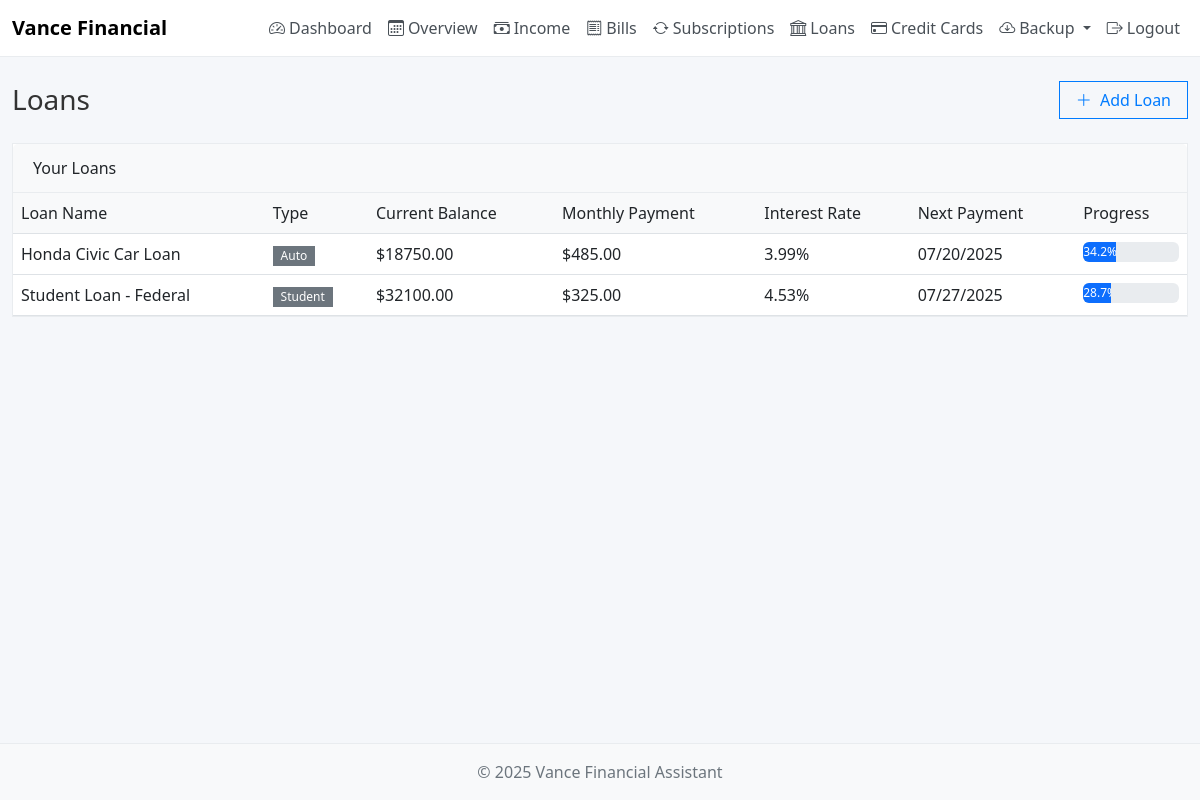
Page /loans (signed in) on the earlier database version.
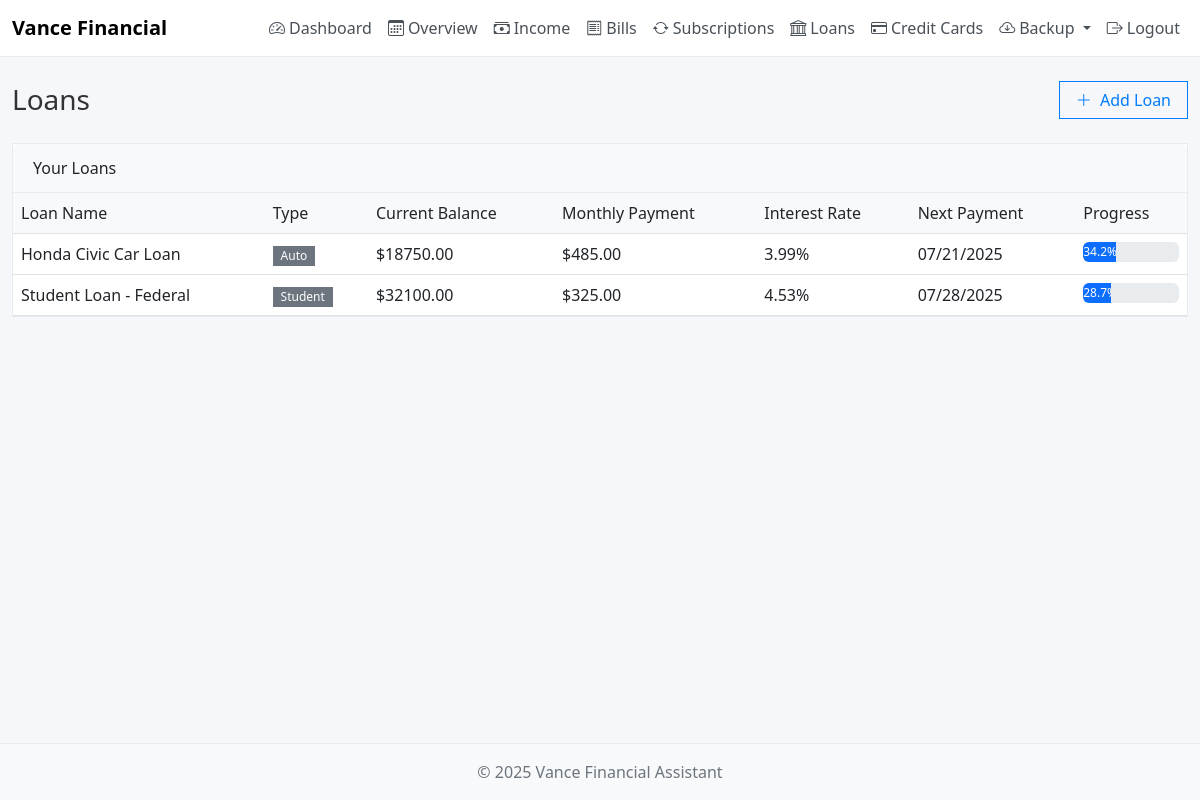
Same page on the later database version.
### Vance_Financial_Assistant.py (models this page shows)
class Loan(db.Model):
    id = db.Column(db.Integer, primary_key=True)
    name = db.Column(db.String(100), nullable=False)
    loan_type = db.Column(db.String(50), nullable=False)  # Personal, Auto, Mortgage, Student
    principal_amount = db.Column(db.Float, nullable=False)
    current_balance = db.Column(db.Float, nullable=False)
    monthly_payment = db.Column(db.Float, nullable=False)
    interest_rate = db.Column(db.Float)
    next_payment_date = db.Column(db.Date, nullable=False)
    term_months = db.Column(db.Integer)  # Loan term in months
    is_paid_off = db.Column(db.Boolean, default=False)
    user_id = db.Column(db.Integer, db.ForeignKey('user.id'), nullable=False)

### Vance_Financial_Assistant.py (the view, shortened to what this page needs)
@app.route('/loans', methods=['GET', 'POST'])
def loans():
    if 'user_id' not in session:
        return redirect(url_for('login'))
    user_loans = Loan.query.filter_by(user_id=session['user_id']).order_by(Loan.next_payment_date).all()
    return render_template('loans.html', loans=user_loans)

### templates/loans.html (shortened to what this page needs)
{% extends "base.html" %}
{% block content %}
<div class="d-flex justify-content-between align-items-center mb-4">
    <h1 class="h3 mb-0">Loans</h1>
    <button type="button" class="btn btn-outline-primary" data-bs-toggle="modal" data-bs-target="#addLoanModal">
        <i class="bi bi-plus-lg me-1"></i> Add Loan
    </button>
</div>
<div class="card mb-4">
    <div class="card-header d-flex justify-content-between align-items-center">
        <span>Your Loans</span>
    </div>
    <div class="card-body p-0">
        {% if loans %}
        <div class="table-responsive">
            <table class="table table-hover mb-0">
                <thead>
                    <tr>
                        <th>Loan Name</th>
                        <th>Type</th>
                        <th>Current Balance</th>
                        <th>Monthly Payment</th>
                        <th>Interest Rate</th>
                        <th>Next Payment</th>
                        <th>Progress</th>
                    </tr>
                </thead>
                <tbody>
                    {% for loan in loans %}
                    <tr>
                        <td>{{ loan.name }}</td>
                        <td>
                            <span class="badge bg-secondary">{{ loan.loan_type }}</span>
                        </td>
                        <td>${{ "%.2f"|format(loan.current_balance) }}</td>
                        <td>${{ "%.2f"|format(loan.monthly_payment) }}</td>
                        <td>
                            {% if loan.interest_rate %}
                            {{ "%.2f"|format(loan.interest_rate) }}%
                            {% else %}
                            —
                            {% endif %}
                        </td>
                        <td>{{ loan.next_payment_date.strftime('%m/%d/%Y') }}</td>
                        <td>
                            {% if loan.principal_amount > 0 %}
                            {% set progress = ((loan.principal_amount - loan.current_balance) / loan.principal_amount * 100) %}
                            <div class="progress" style="height: 20px;">
                                <div class="progress-bar" role="progressbar" style="width: {{ progress }}%">
                                    {{ "%.1f"|format(progress) }}%
                                </div>
                            </div>
                            {% else %}
                            —
                            {% endif %}
                        </td>
                    </tr>
                    {% endfor %}
                </tbody>
            </table>
        </div>
        {% else %}
        <div class="text-center py-4 text-muted">
            <p class="mb-0">No loans added yet.</p>
        </div>
        {% endif %}
    </div>
</div>
{% endblock %}

Differences in the rows shown:
changed Loan "Honda Civic Car Loan": next_payment_date "07/20/2025" → "07/21/2025"
changed Loan "Student Loan - Federal": next_payment_date "07/27/2025" → "07/28/2025"
